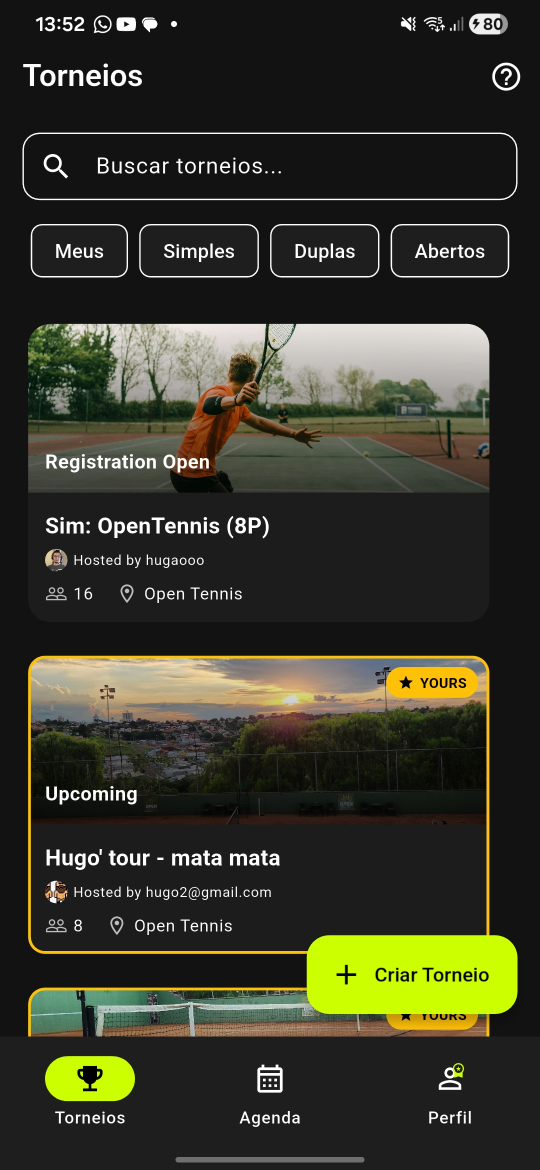
#> input picture assets/Screenshots/Screenshot_20260314_135216.jpg, 1080 x 2340 px, found by its file name (shown at 1/2 size)
$ python make_store_screenshots.py
#> lines starting #> are read from the running program, lines starting #| are printed output that depends on the picture
#> in render, `canvas = Image.new("RGB", (W, TOTAL_H), BLACK)`: canvas: PIL image 1080x2640 RGB; every value is 13
#!/usr/bin/env python3
"""
Generates Play Store decorated screenshots for Entre Sets.
Canvas: 1080 × 2640 (300px branded header + 2340px screenshot)
"""

from PIL import Image, ImageDraw, ImageFont
import os

# ── Paths ────────────────────────────────────────────────────────────────────
BASE   = "/Users/hugomatsumoto/Projects/HMLabs/TennisProjects/tennis-tournament"
SRC    = f"{BASE}/assets/Screenshots"
OUT    = f"{BASE}/assets/StoreScreenshots"
os.makedirs(OUT, exist_ok=True)

# ── Brand palette ─────────────────────────────────────────────────────────────
BLACK     = (13,  13,  13)
DARK      = (24,  24,  24)
MID_DARK  = (36,  36,  36)
LIME      = (204, 255,   0)
GOLD      = (255, 184,   0)
WHITE     = (255, 255, 255)
LIGHT     = (200, 200, 200)
DIM       = (100, 100, 100)

# ── Canvas dimensions ─────────────────────────────────────────────────────────
W         = 1080
HDR       = 300      # header height
SCR_H     = 2340     # screenshot height
TOTAL_H   = HDR + SCR_H  # 2640

# ── Shots to produce ─────────────────────────────────────────────────────────
SHOTS = [
    {
        "src":     "Screenshot_20260314_135216.jpg",
        "num":     "01",
        "tagline": "Descubra\nTorneios",
        "sub":     "Simples · Duplas · Open Tennis",
        "accent":  LIME,
        "out":     "store_01_tournaments.jpg",
    },
    {
        "src":     "Screenshot_20260314_135327.jpg",
        "num":     "02",
        "tagline": "Classificação\nem Tempo Real",
        "sub":     "Grupos, pontos e resultados",
        "accent":  LIME,
        "out":     "store_02_standings.jpg",
    },
    {
        "src":     "Screenshot_20260314_135227.jpg",
        "num":     "03",
        "tagline": "Sua Agenda\nde Partidas",
        "sub":     "Horários, quadras e adversários",
        "accent":  GOLD,
        "out":     "store_03_schedule.jpg",
    },
    {
        "src":     "Screenshot_20260314_135822.jpg",
        "num":     "04",
        "tagline": "Celebre\nCada Vitória",
        "sub":     "Compartilhe seus resultados",
        "accent":  GOLD,
        "out":     "store_04_winner.jpg",
    },
]

# ── Font helpers ──────────────────────────────────────────────────────────────
_FONT_PATHS = [
    "/System/Library/Fonts/Supplemental/Arial Bold.ttf",
    "/System/Library/Fonts/HelveticaNeue.ttc",
    "/System/Library/Fonts/Helvetica.ttc",
]
_FONT_REG_PATHS = [
    "/System/Library/Fonts/Supplemental/Arial.ttf",
    "/System/Library/Fonts/HelveticaNeue.ttc",
]

def bold(size):
    for p in _FONT_PATHS:
        try: return ImageFont.truetype(p, size)
        except: pass
    return ImageFont.load_default()

def reg(size):
    for p in _FONT_REG_PATHS:
        try: return ImageFont.truetype(p, size)
        except: pass
    return ImageFont.load_default()

# ── Draw helpers ──────────────────────────────────────────────────────────────
def gradient_rect(draw, x0, y0, x1, y1, c_top, c_bot):
    """Vertical linear gradient fill."""
#> called with x0 = 0, y0 = 0, x1 = 1080, y1 = 300, c_top = (24, 24, 24), c_bot = (13, 13, 13)
    for y in range(y0, y1):
        t  = (y - y0) / max(y1 - y0, 1)
        r  = int(c_top[0] + (c_bot[0] - c_top[0]) * t)
        g  = int(c_top[1] + (c_bot[1] - c_top[1]) * t)
        b  = int(c_top[2] + (c_bot[2] - c_top[2]) * t)
        draw.line([(x0, y), (x1, y)], fill=(r, g, b))

def blend_fade(img, fade_h=80):
    """Adds a top-to-transparent fade over the top `fade_h` rows of `img`."""
    overlay = Image.new("RGBA", img.size, (0, 0, 0, 0))
    draw    = ImageDraw.Draw(overlay)
    for y in range(fade_h):
        alpha = int(255 * (1 - y / fade_h))
        draw.line([(0, y), (W, y)], fill=(13, 13, 13, alpha))
    base = img.convert("RGBA")
    return Image.alpha_composite(base, overlay).convert("RGB")

def dot_grid(draw, cx, cy, rows, cols, spacing, r, color, alpha_base=60):
    """Draw a grid of semi-transparent dots."""
    for row in range(rows):
        for col in range(cols):
            x  = cx + col * spacing
            y  = cy + row * spacing
            a  = min(255, alpha_base + (row + col) * 18)
            c  = (*color, a)
            # PIL needs RGBA mode for alpha on ellipse – we simulate with a fixed colour
            bright = tuple(int(ch * a / 255) for ch in color)
            draw.ellipse([x-r, y-r, x+r, y+r], fill=bright)

# ── Main render ───────────────────────────────────────────────────────────────
def render(shot):
    accent  = shot["accent"]
    dim_acc = tuple(int(c * 0.35) for c in accent)   # dimmed accent for bg glow
    hi_acc  = tuple(min(255, int(c * 1.05)) for c in accent)

    # ── Canvas ────────────────────────────────────────────────────────────────
    canvas = Image.new("RGB", (W, TOTAL_H), BLACK)
    draw   = ImageDraw.Draw(canvas)

    # ── Header background: dark gradient ──────────────────────────────────────
    gradient_rect(draw, 0, 0, W, HDR, DARK, BLACK)

    # Subtle radial-ish glow in bottom-left of header (low-key accent colour)
    glow_x, glow_y, glow_r = 60, HDR, 260
    for ring in range(glow_r, 0, -6):
        t     = ring / glow_r
        alpha = int(28 * (1 - t))
        col   = tuple(int(dim_acc[i] * alpha / 28) for i in range(3))
        draw.ellipse(
            [glow_x - ring, glow_y - ring, glow_x + ring, glow_y + ring],
            fill=col,
        )

    # ── Top accent rule (full width) ──────────────────────────────────────────
    draw.rectangle([0, 0, W, 4], fill=accent)

    # ── Left vertical accent bar ──────────────────────────────────────────────
    BAR_X  = 60
    draw.rectangle([BAR_X, 28, BAR_X + 5, HDR - 28], fill=accent)

    # ── Ghost number (decorative, top-right) ──────────────────────────────────
    f_ghost = bold(220)
    ghost_text = shot["num"]
    bb = draw.textbbox((0, 0), ghost_text, font=f_ghost)
#> bb = (0, 42, 280, 208)
    gw, gh = bb[2] - bb[0], bb[3] - bb[1]
#> gw = 280; gh = 166
    ghost_x = W - gw - 30
#> ghost_x = 770
    ghost_y = (HDR - gh) // 2 - 10
#> ghost_y = 57
    # dim the accent colour to ~12% for the ghost
    ghost_col = tuple(int(c * 0.12) for c in accent)
    draw.text((ghost_x, ghost_y), ghost_text, font=f_ghost, fill=ghost_col)

    # ── "ENTRE SETS" label ────────────────────────────────────────────────────
    f_brand = bold(22)
    draw.text((BAR_X + 18, 32), "ENTRE SETS", font=f_brand, fill=DIM)

    # ── Tagline ───────────────────────────────────────────────────────────────
    f_tag = bold(76)
    draw.multiline_text(
        (BAR_X + 18, 60),
        shot["tagline"],
        font=f_tag,
        fill=WHITE,
        spacing=6,
    )

    # ── Subline ───────────────────────────────────────────────────────────────
    f_sub = reg(28)
    draw.text((BAR_X + 18, HDR - 56), shot["sub"], font=f_sub, fill=hi_acc)

    # ── Dot grid (top-right decorative) ───────────────────────────────────────
    dot_grid(draw, W - 160, 24, 4, 4, 26, 5, accent, alpha_base=50)

    # ── Screenshot ────────────────────────────────────────────────────────────
    scr = Image.open(f"{SRC}/{shot['src']}")
#> scr is the input picture: PIL image 1080x2340 RGB; mean R, G, B 55.8, 56.1, 42.3
    scr = blend_fade(scr, fade_h=60)          # soft top-fade to merge with header
#> in blend_fade, `overlay = Image.new("RGBA", img.size, (0, 0, 0, 0))`: overlay: PIL image 1080x2340 RGBA; every value is 0
    canvas.paste(scr, (0, HDR))
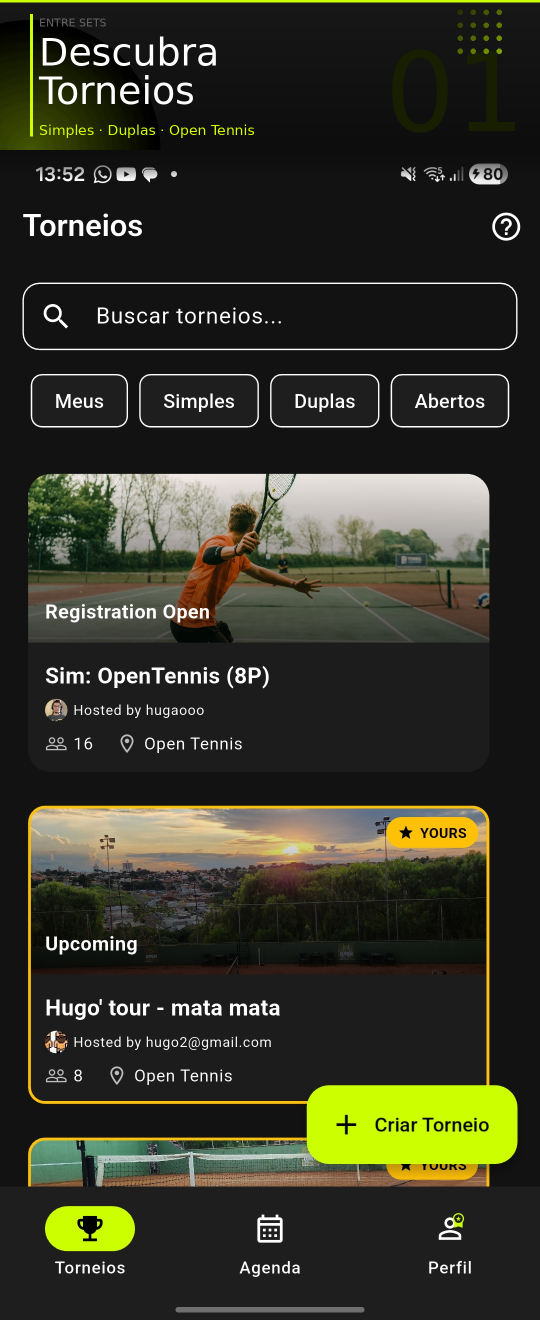
#> canvas: PIL image 1080x2640 RGB (shown at 1/2 size); mean R, G, B 53.1, 53.7, 39.8

    # ── Bottom gradient fade + subline bar ────────────────────────────────────
    BAR_BOT_H = 90
    by0 = TOTAL_H - BAR_BOT_H
    gradient_rect(draw, 0, by0, W, TOTAL_H, (0, 0, 0, 0), BLACK)
    draw.rectangle([0, by0, W, by0 + 4], fill=accent)

    # ── Save ──────────────────────────────────────────────────────────────────
    out_path = f"{OUT}/{shot['out']}"
    canvas.save(out_path, "JPEG", quality=95, optimize=True)
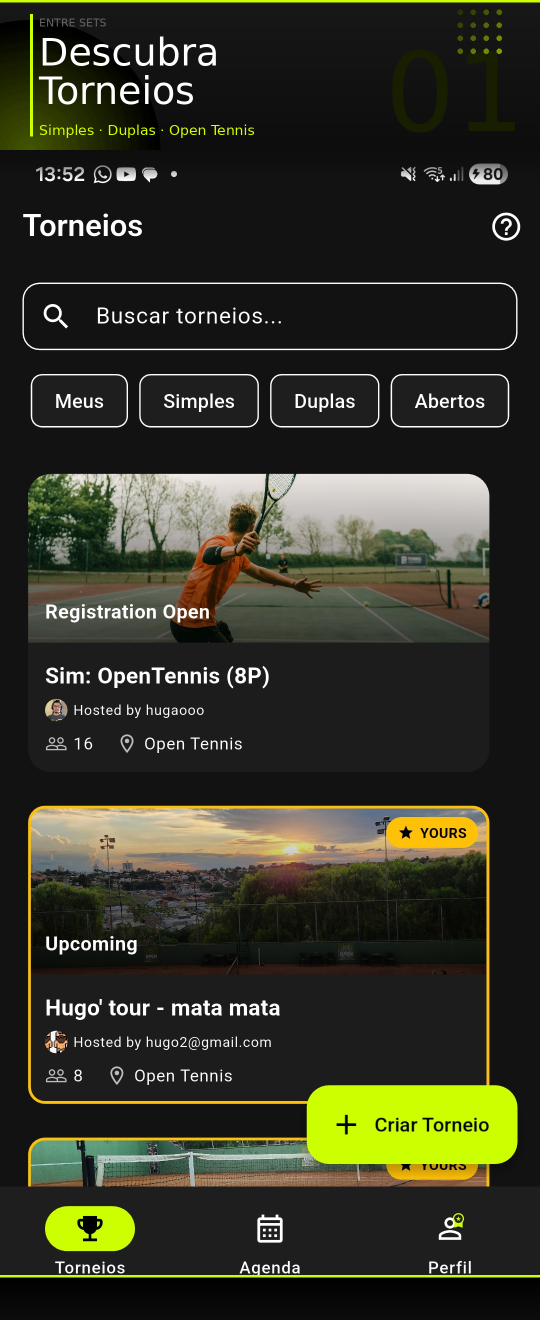
#> saved as store_01_tournaments.jpg: PIL image 1080x2640 RGB (shown at 1/2 size); mean R, G, B 52.6, 53.2, 38.8
    print(f"  ✓  {shot['out']}")

# ── Run ───────────────────────────────────────────────────────────────────────
print("Rendering Play Store screenshots…\n")
for s in SHOTS:
    render(s)
#> pass 2 of the loop `for s in SHOTS:`:
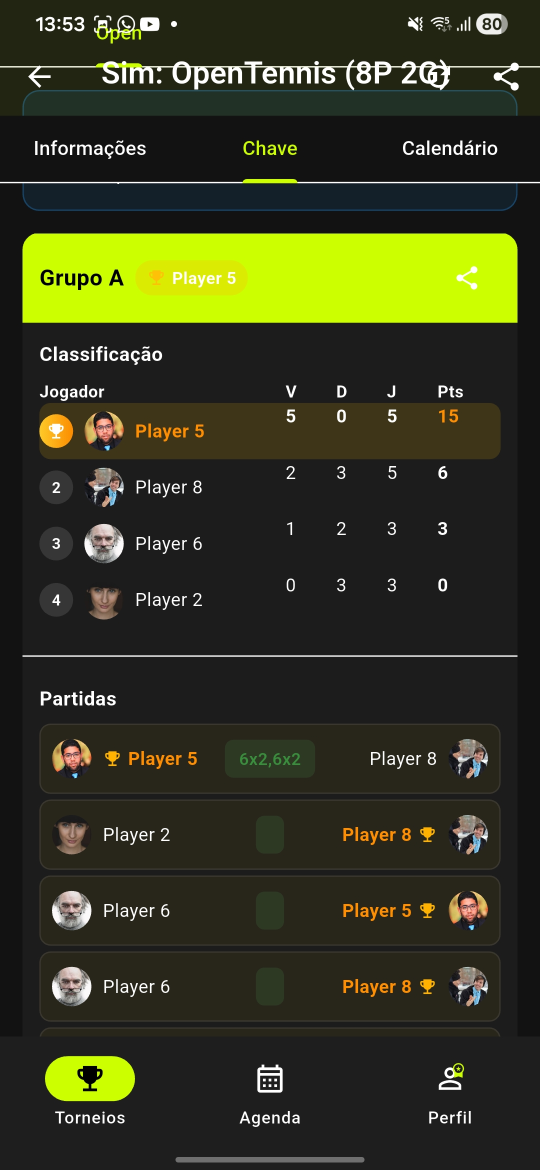
#> input picture assets/Screenshots/Screenshot_20260314_135327.jpg, 1080 x 2340 px, found by its file name (shown at 1/2 size)
#> in render, scr is the input picture: PIL image 1080x2340 RGB; mean R, G, B 53, 56, 31.4
#> in render (call 2), `canvas.paste(scr, (0, HDR))`:
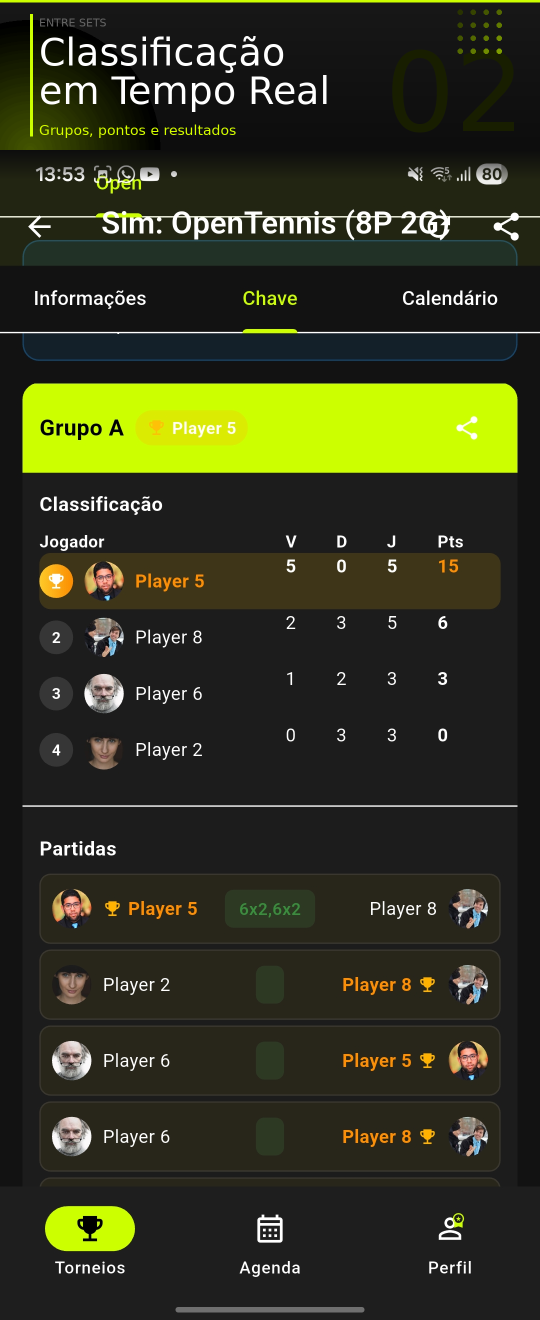
#> canvas: PIL image 1080x2640 RGB (shown at 1/2 size); mean R, G, B 50.9, 53.9, 30.7
#> in render (call 2), `canvas.save(out_path, "JPEG", quality=95, optimize=True)`:
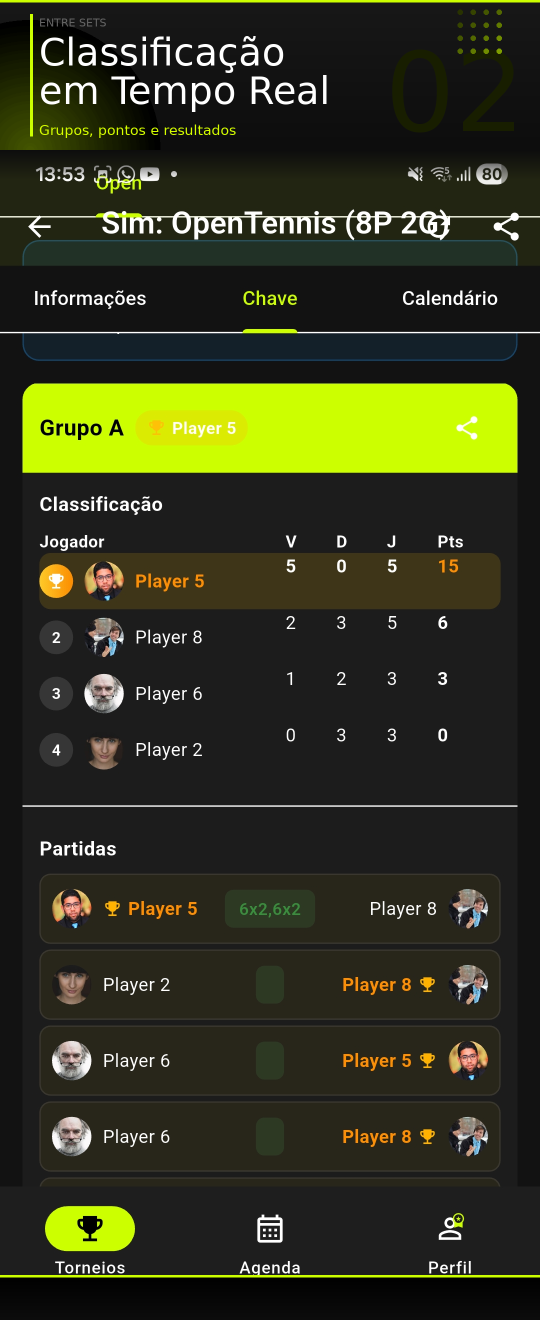
#> saved as store_02_standings.jpg: PIL image 1080x2640 RGB (shown at 1/2 size); mean R, G, B 50.4, 53.5, 29.8
#> pass 3 of the loop `for s in SHOTS:`:
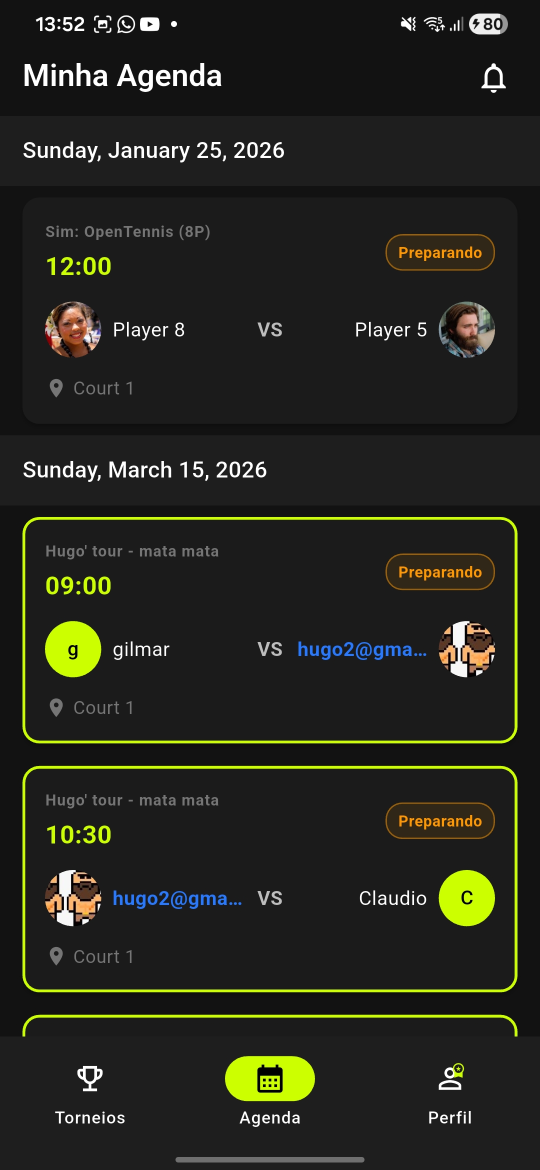
#> input picture assets/Screenshots/Screenshot_20260314_135227.jpg, 1080 x 2340 px, found by its file name (shown at 1/2 size)
#> in render, scr is the input picture: PIL image 1080x2340 RGB; mean R, G, B 37.4, 38.3, 30.3
#> in render (call 3), `canvas.paste(scr, (0, HDR))`:
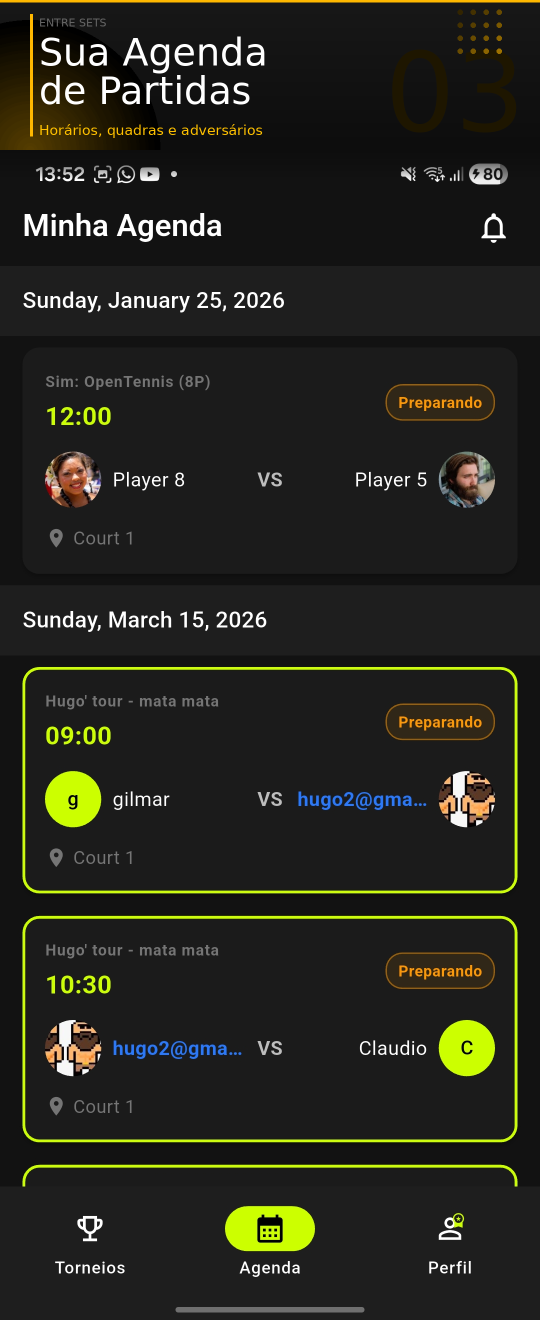
#> canvas: PIL image 1080x2640 RGB (shown at 1/2 size); mean R, G, B 37.4, 37.7, 29.4
#> in render (call 3), `canvas.save(out_path, "JPEG", quality=95, optimize=True)`:
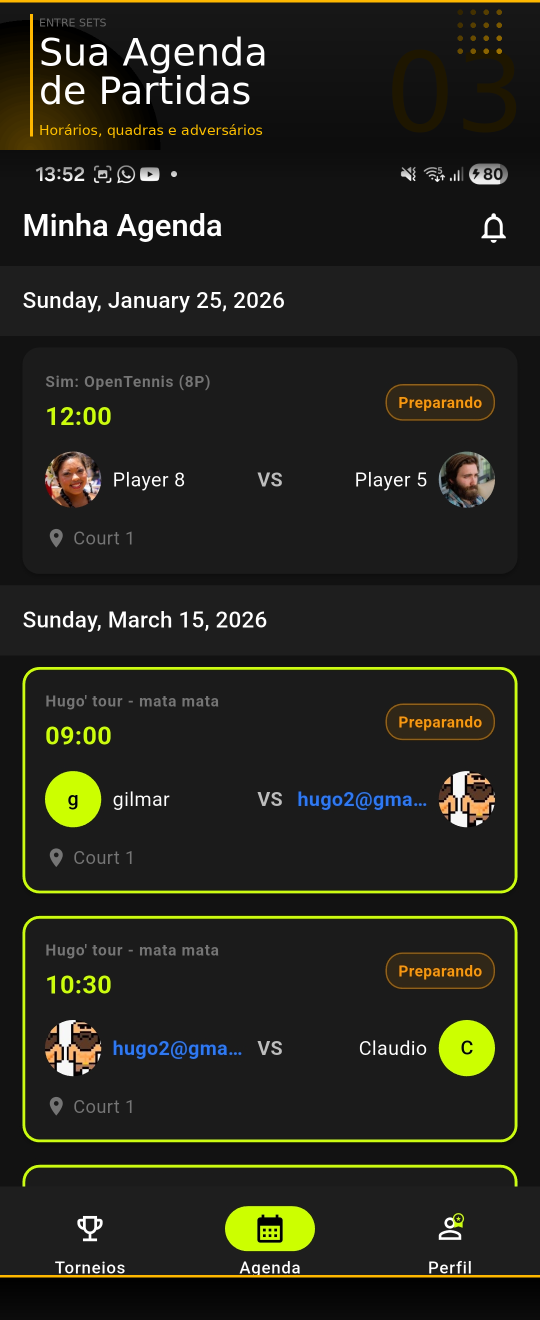
#> saved as store_03_schedule.jpg: PIL image 1080x2640 RGB (shown at 1/2 size); mean R, G, B 37, 37.1, 28.5
#> the loop made 4 passes; the first 3 are shown
print(f"\nDone → {OUT}/")
